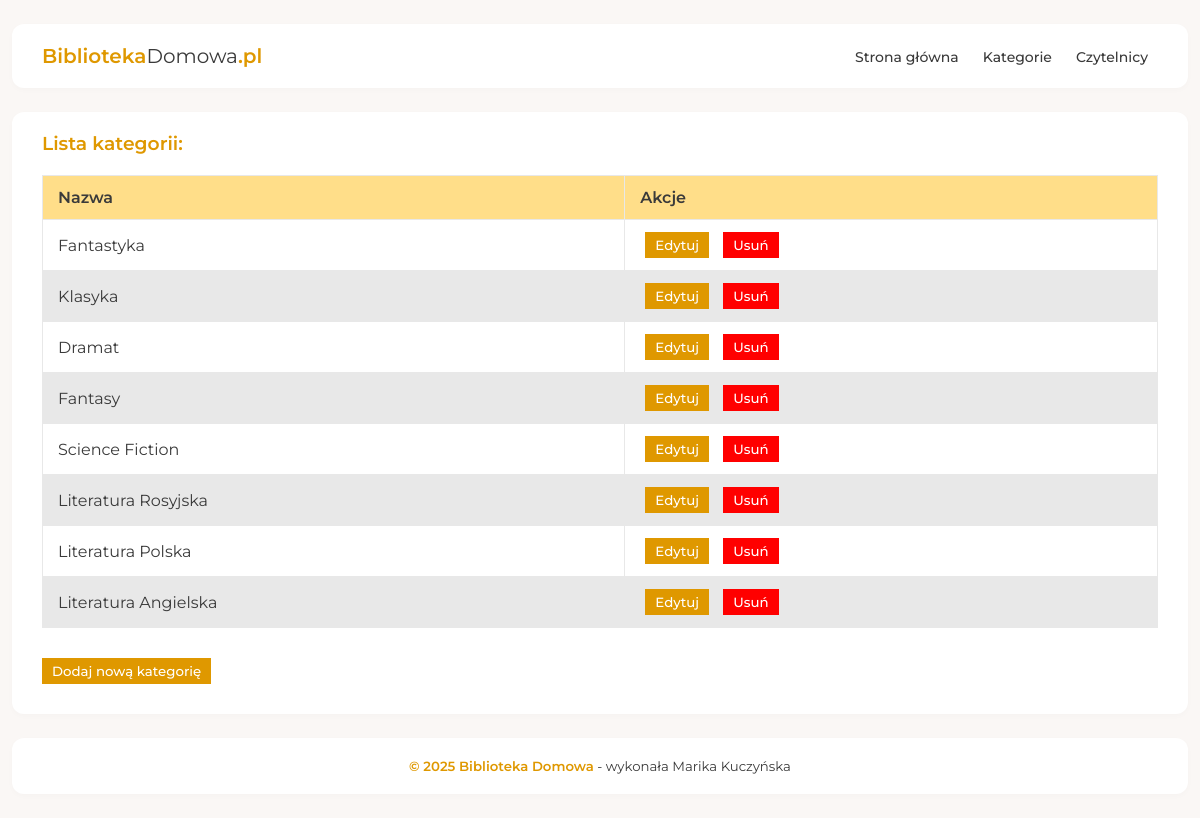
Page /categories/ on the committed database.
### books/models.py (models this page shows, shortened)
class Category(models.Model):
    name = models.CharField(max_length=100, unique=True)

### books/views.py (the view)
# urls.py: path('categories/', views.category_list, name='category_list'),
def category_list(request):
    categories = Category.objects.all()
    return render(request, 'books/category_list.html', {'categories': categories})

### books/templates/books/category_list.html (shortened to what this page needs)
<!DOCTYPE html>
<html lang="pl">
  <head>
    {% load static %}
    <link rel="stylesheet" href="{% static 'books/styles.css' %}" />
  </head>
  <body>
    <div class="wrapper">
      <header class="box">
        <a href="{% url 'index' %}">
          <div class="logo"><span>Biblioteka</span>Domowa<span>.pl</span></div>
        </a>
        <ul>
          <a href="{% url 'index' %}">Strona główna</a>
          <a href="{% url 'category_list' %}">Kategorie</a>
          <a href="{% url 'borrower_list' %}">Czytelnicy</a>
        </ul>
      </header>
      <div class="box">
        <h3>Lista kategorii:</h3>
        <table class="borrower-table">
          <thead>
            <tr>
              <th>Nazwa</th>
              <th>Akcje</th>
            </tr>
          </thead>
          <tbody>
            {% for category in categories %}
            <tr>
              <td>{{ category.name }}</td>
              <td>
                <a href="{% url 'edit_category' category.id %}"><button>Edytuj</button></a>
                <a href="{% url 'delete_category' category.id %}"><button class="c-red">Usuń</button></a>
              </td>
            </tr>
            {% endfor %}
          </tbody>
        </table>
        <a href="{% url 'add_category' %}"><button>Dodaj nową kategorię</button></a>
      </div>
      <footer class="box">
        <h5><span>© 2025 Biblioteka Domowa</span> - wykonała Marika Kuczyńska</h5>
      </footer>
    </div>
  </body>
</html>

### books/static/books/styles.css (style rules this page uses)
:root { --color-primary: #df9800; --color-primary-light: #ffde89; --color-primary-dark: #ffb700; --color-red-1: #ff0000; --color-blue-1: rgb(0, 55, 255); --color-grey-1: #696870; --color-grey-2: #faf7f5; --color-grey-3: #e8e8e8; --color-white: #ffffff; --color-black: #3a3a3a; }
* { margin: 0; padding: 0; box-sizing: border-box; font-family: 'Montserrat', sans-serif; color: var(--color-black); }
body { background-color: var(--color-grey-2); }
h1, h2, h3, h4, h5, h6 { font-weight: 600; color: var(--color-primary); }
a { text-decoration: none; }
.c-red { background-color: var(--color-red-1); }
button { padding: 5px 10px; margin: 10px 10px 10px 0; border: none; background-color: var(--color-primary); color: var(--color-white); font-weight: 500; cursor: pointer; transition: 0.4s; }
footer { text-align: center; }
footer h5 { font-weight: 400; color: var(--color-black); }
footer h5 span { font-weight: 600; color: var(--color-primary); }
.wrapper { max-width: 1300px; margin: 0 auto; padding: 0 12px; }
.box { margin: 24px 0; padding: 20px 30px; background-color: var(--color-white); border-radius: 12px; box-shadow: rgba(0, 0, 0, 0.02) 0px 2px 6px; }
header { display: flex; justify-content: space-between; align-items: center; flex-wrap: wrap; }
.logo { font-size: 20px; font-weight: 400; }
.logo span { font-weight: 600; color: var(--color-primary); }
header ul a { text-decoration: none; color: var(--color-black); margin: 0 10px; font-weight: 500; font-size: 14px; border-bottom: 2px solid transparent; transition: 0.4s; }
.borrower-table { width: 100%; border-collapse: collapse; margin: 20px 0; font-size: 16px; text-align: left; cursor: pointer; }
.borrower-table th, .borrower-table td { padding: 12px 15px; border: 1px solid var(--color-grey-3); }
.borrower-table th { background-color: var(--color-primary-light); color: var(--color-black); font-weight: 600; }
.borrower-table tr:nth-child(even) { background-color: var(--color-grey-3); }
.borrower-table button { margin: 0 5px; }

### rows in the picture
Category: name "Fantastyka"
Category: name "Klasyka"
Category: name "Dramat"
Category: name "Fantasy"
Category: name "Science Fiction"
Category: name "Literatura Rosyjska"
Category: name "Literatura Polska"
Category: name "Literatura Angielska"
